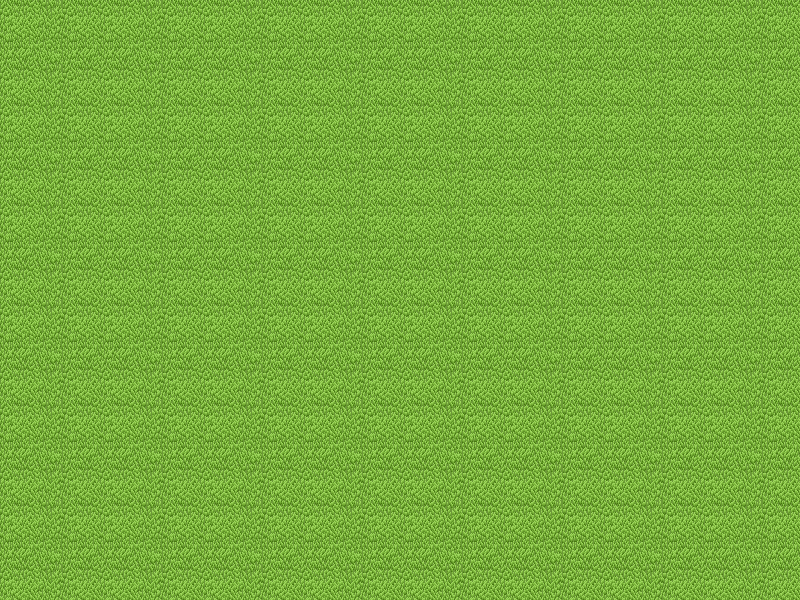

The image is a tile-based game level rendered from a .tmx file. Its description and source (layers, tilesets, objects; grid data summarised) follow:
An orthogonal 16x12 tile map with 50x50 px tiles, 1 tile layer (mowed grass), 8 tilesets and 34 objects (25,15,9).

<map version="1.0" orientation="orthogonal" renderorder="right-down" width="16" height="12" tilewidth="50" tileheight="50" nextobjectid="54">
 <tileset firstgid="1" name="mowed_grass" tilewidth="50" tileheight="50">
  <image source="mowed_grass.png" width="128" height="128" />
 </tileset>
 <tileset firstgid="5" name="grass" tilewidth="50" tileheight="50">
  <image source="grass.png" width="50" height="50" />
 </tileset>
 <tileset firstgid="6" name="mower placeholder" tilewidth="50" tileheight="50">
  <image source="mower placeholder.png" width="50" height="50" />
 </tileset>
 <tileset firstgid="7" name="oak-tree-50x50-transparent" tilewidth="50" tileheight="50">
  <image source="oak-tree-50x50-transparent.gif" width="50" height="50" />
 </tileset>
 <tileset firstgid="8" name="fence bottom" tilewidth="50" tileheight="50">
  <image source="fence bottom.png" width="50" height="50" />
 </tileset>
 <tileset firstgid="9" name="fence top" tilewidth="50" tileheight="50">
  <image source="fence top.png" width="50" height="50" />
 </tileset>
 <tileset firstgid="10" name="fence left" tilewidth="50" tileheight="50">
  <image source="fence left.png" width="50" height="50" />
 </tileset>
 <tileset firstgid="11" name="fence right" tilewidth="50" tileheight="50">
  <image source="fence right.png" width="50" height="50" />
 </tileset>
 <layer name="mowed grass" width="16" height="12">
  <data>[192 cells, 192 non-empty, 4 distinct tile ids]</data>
 </layer>
 <objectgroup name="grass">
  <object id="1" gid="5" x="300" y="250" />
  <object id="2" gid="5" x="300" y="300" />
  <object id="3" gid="5" x="300" y="350" />
  <object id="4" gid="5" x="300" y="400" />
  <object id="5" gid="5" x="350" y="400" />
  <object id="6" gid="5" x="350" y="350" />
  <object id="7" gid="5" x="350" y="300" />
  <object id="8" gid="5" x="400" y="250" />
  <object id="9" gid="5" x="350" y="250" />
  <object id="10" gid="5" x="450" y="250" />
  <object id="11" gid="5" x="450" y="300" />
  <object id="12" gid="5" x="400" y="300" />
  <object id="13" gid="5" x="400" y="350" />
  <object id="14" gid="5" x="450" y="350" />
  <object id="15" gid="5" x="450" y="400" />
  <object id="16" gid="5" x="400" y="400" />
 </objectgroup>
 <objectgroup name="mower">
  <object id="17" name="25,15,9" gid="6" x="350" y="300" />
 </objectgroup>
 <objectgroup name="tree">
  <object id="18" gid="7" x="300" y="300" />
 </objectgroup>
 <objectgroup name="fence bottom">
  <object id="36" gid="8" x="300" y="200" />
  <object id="37" gid="8" x="350" y="200" />
  <object id="38" gid="8" x="400" y="200" />
  <object id="39" gid="8" x="450" y="200" />
 </objectgroup>
 <objectgroup name="fence top">
  <object id="41" gid="9" x="450" y="450" />
  <object id="42" gid="9" x="400" y="450" />
  <object id="43" gid="9" x="350" y="450" />
  <object id="44" gid="9" x="300" y="450" />
 </objectgroup>
 <objectgroup name="fence left">
  <object id="46" gid="10" x="500" y="250" />
  <object id="47" gid="10" x="500" y="300" />
  <object id="48" gid="10" x="500" y="350" />
  <object id="49" gid="10" x="500" y="400" />
 </objectgroup>
 <objectgroup name="fence right">
  <object id="50" gid="11" x="250" y="250" />
  <object id="51" gid="11" x="250" y="300" />
  <object id="52" gid="11" x="250" y="350" />
  <object id="53" gid="11" x="250" y="400" />
 </objectgroup>
</map>
